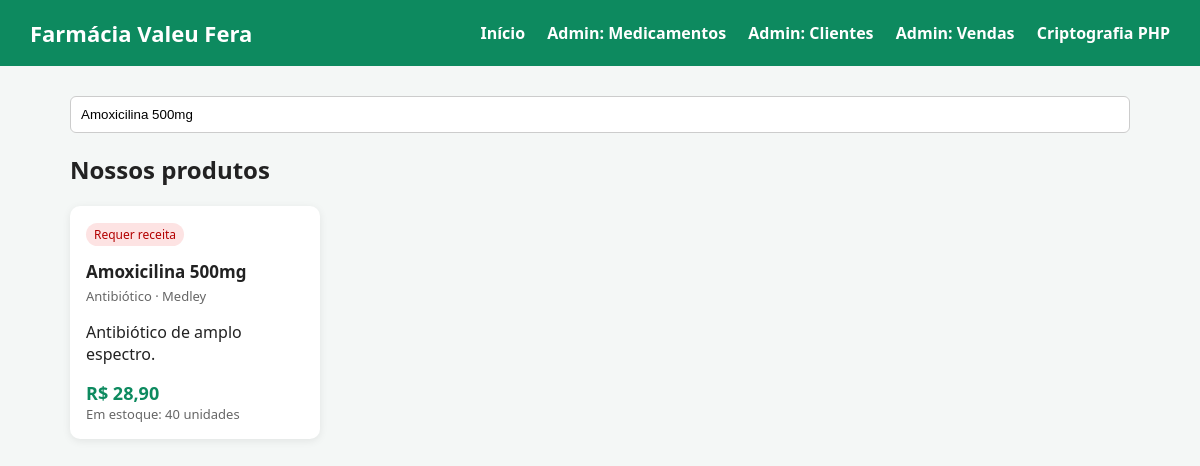
The page /index.php?busca=Amoxicilina 500mg on the database its author committed.
### tables this page shows
CREATE TABLE IF NOT EXISTS medicamentos (
    id INT AUTO_INCREMENT PRIMARY KEY,
    nome VARCHAR(150) NOT NULL,
    categoria VARCHAR(80) NOT NULL,
    fabricante VARCHAR(120) NOT NULL,
    descricao TEXT,
    preco DECIMAL(10,2) NOT NULL,
    estoque INT NOT NULL DEFAULT 0,
    precisa_receita TINYINT(1) NOT NULL DEFAULT 0,
    imagem VARCHAR(255) DEFAULT 'sem-imagem.png',
    criado_em TIMESTAMP DEFAULT CURRENT_TIMESTAMP
);

### index.php (the view, shortened to what this page needs)
<?php
require_once "config.php";
$busca = isset($_GET['busca']) ? trim($_GET['busca']) : "";
if ($busca !== "") {
    $stmt = $pdo->prepare("SELECT * FROM medicamentos WHERE nome LIKE :b OR categoria LIKE :b ORDER BY nome");
    $stmt->execute(['b' => "%$busca%"]);
} else {
    $stmt = $pdo->query("SELECT * FROM medicamentos ORDER BY nome");
}
$medicamentos = $stmt->fetchAll(PDO::FETCH_ASSOC);
?>
<!DOCTYPE html>
<html lang="pt-br">
<head>
<link rel="stylesheet" href="css/style.css">
</head>
<body>
<header>
    <h1> Farmácia Valeu Fera </h1>
    <nav>
        <a href="index.php">Início</a>
        <a href="crud_medicamentos.php">Admin: Medicamentos</a>
        <a href="crud_clientes.php">Admin: Clientes</a>
        <a href="crud_vendas.php">Admin: Vendas</a>
        <a href="criptografia.php">Criptografia PHP</a>
    </nav>
</header>
<div class="container">
    <form method="get" style="margin-bottom:20px;">
        <input type="text" name="busca" placeholder="Buscar medicamento ou categoria..."
               value="<?= htmlspecialchars($busca) ?>"
               style="width:100%; padding:10px; border-radius:6px; border:1px solid #ccc;">
    </form>
    <h2>Nossos produtos</h2>
    <div class="grid">
        <?php foreach ($medicamentos as $m): ?>
            <div class="card">
                <span class="badge <?= $m['precisa_receita'] ? 'receita' : '' ?>">
                    <?= $m['precisa_receita'] ? 'Requer receita' : 'Venda livre' ?>
                </span>
                <h3><?= htmlspecialchars($m['nome']) ?></h3>
                <div class="estoque"><?= htmlspecialchars($m['categoria']) ?> · <?= htmlspecialchars($m['fabricante']) ?></div>
                <p><?= htmlspecialchars($m['descricao']) ?></p>
                <div class="preco">R$ <?= number_format($m['preco'], 2, ',', '.') ?></div>
                <div class="estoque">Em estoque: <?= (int)$m['estoque'] ?> unidades</div>
            </div>
        <?php endforeach; ?>
    </div>
</div>
</body>
</html>

### style.css (style rules this page uses)
* { box-sizing: border-box; }
body { font-family: 'Segoe UI', Arial, sans-serif; margin: 0; background: #f4f7f6; color: #222; }
header { background: #0d8a5f; color: #fff; padding: 18px 30px; display: flex; justify-content: space-between; align-items: center; }
header h1 { margin: 0; font-size: 22px; }
nav a { color: #fff; margin-left: 18px; text-decoration: none; font-weight: 600; }
.container { max-width: 1100px; margin: 30px auto; padding: 0 20px; }
.grid { display: grid; grid-template-columns: repeat(auto-fill, minmax(230px, 1fr)); gap: 20px; }
.card { background: #fff; border-radius: 10px; padding: 16px; box-shadow: 0 2px 8px rgba(0,0,0,0.08); }
.card h3 { margin: 8px 0 4px; font-size: 17px; }
.badge { display: inline-block; font-size: 12px; padding: 3px 8px; border-radius: 12px; background: #e0f2ea; color: #0d8a5f; margin-bottom: 6px; }
.badge.receita { background: #fde3e3; color: #b30000; }
.preco { font-size: 18px; font-weight: 700; color: #0d8a5f; margin-top: 8px; }
.estoque { font-size: 13px; color: #666; }

### rows shown on the page
medicamentos: precisa_receita "Requer receita", nome "Amoxicilina 500mg", categoria "Antibiótico", fabricante "Medley", descricao "Antibiótico de amplo espectro.", preco "28,90", estoque "40"
